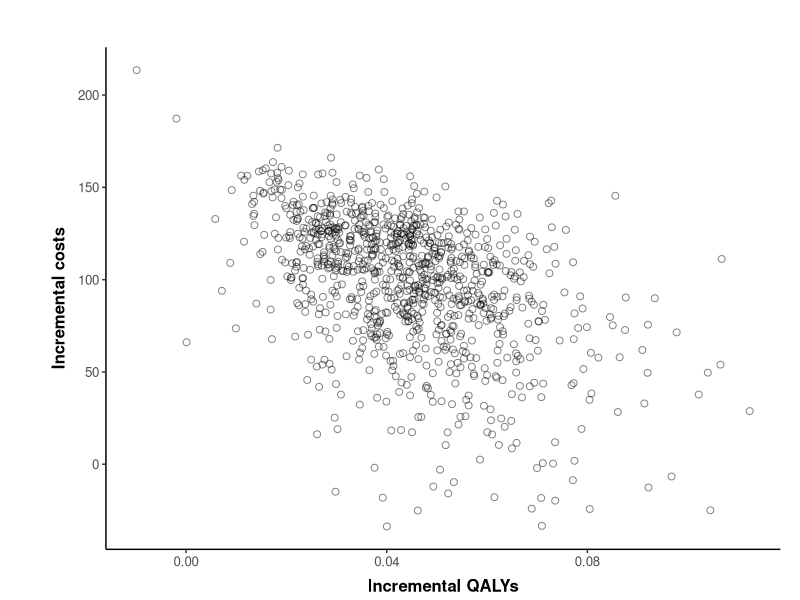
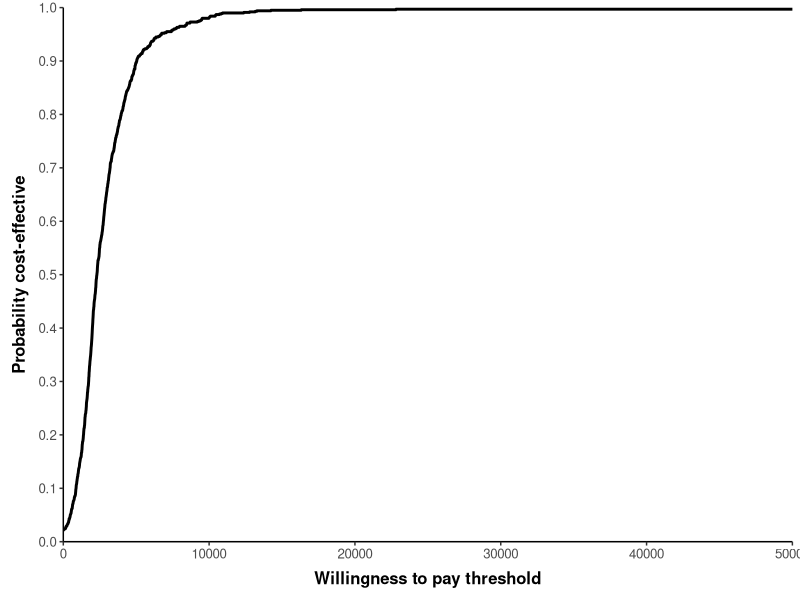
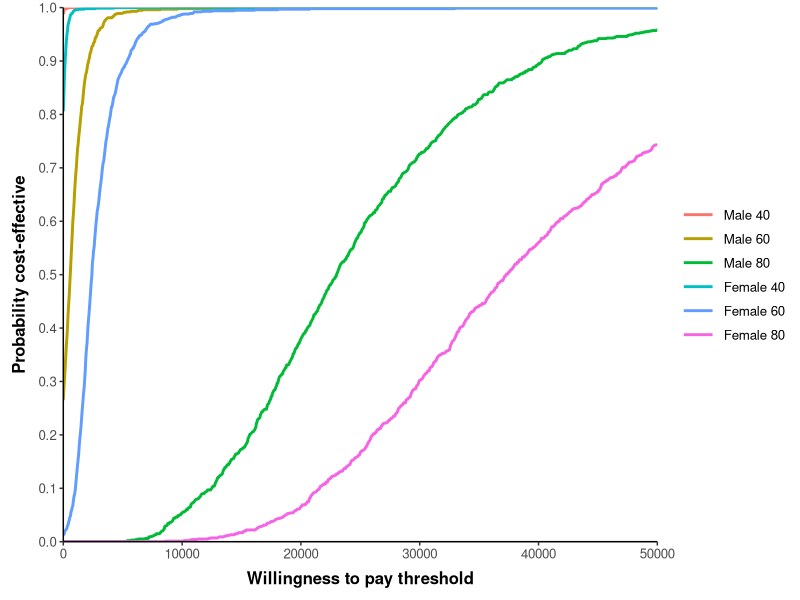

These figures' R source, in order:
############ THR model #########################

##### (1) Set-up Model ######
### PACKAGES USED
if(!require(ggplot2)) install.packages('ggplot2')
library(ggplot2)
if(!require(reshape2)) install.packages('reshape2')
library(reshape2)

#  Reading the data needed from csv files
life.tables <- read.csv("life-table.csv", header=TRUE) ## importing lifetable
colnames(life.tables) <- c("Age","Index","Males","Female") ## making sure column names are correct
hazard.function <- read.csv("hazardfunction.csv", header=TRUE) ## importing the hazard inputs from the regression analysis
cov.55 <- read.csv("cov55.csv",row.names=1,header=TRUE) ## importing the covariance matrix

### Structural inputs
state.names <- c("PrimaryTHR","SuccessP","RevisionTHR","SuccessR","Death")
n.states <- length(state.names) # number of states in the model
seed <- c(1,0,0,0,0) #  Seed the starting states of the model
cycles <- 60 ## number of cycles running the model
cycle.v <- 1:cycles ## a vector of cycle numbers 1 - 60
cDR <- 0.06 ## set the discount rate for costs (6%)
oDR <- 0.015 ## set the discount rate for outcomes (15%)
discount.factor.c <- 1/(1+cDR)^cycle.v ## the discount factor matrix
discount.factor.o <- 1/(1+oDR)^cycle.v  ## discount factor matrix for utility 

##### (2) DETERMINISTIC PARAMETERS ######

# COSTS:
cSP0 <- 394 ## Cost of standard prosthesis
cNP1 <- 579 ## Cost of new prosthesis 1
cPrimary <- 0  ## Cost of a primary THR procedure - set to 0 for this model 
cSuccess <- 0 ## Cost of success - set to 0 for this model


### (3) Define Hazard function ####

## Coefficients - on the log hazard scale
mn.lngamma <- hazard.function$coefficient[1] ## Ancilliary parameter in Weibull distribution - equivalent to lngamma coefficient
mn.cons <- hazard.function$coefficient[2] ##Constant in survival analysis for baseline hazard
mn.ageC <- hazard.function$coefficient[3] ## Age coefficient in survival analysis for baseline hazard
mn.maleC <- hazard.function$coefficient[4] ## Male coefficient in survival analysis for baseline hazard
mn.NP1 <- hazard.function$coefficient[5]
mn <- c(mn.lngamma, mn.cons,mn.ageC,mn.maleC,mn.NP1) ## vector of mean values from the regression analysis
cholm <- t(chol(t(cov.55))) ## lower triangle of the Cholesky decomposition


#### (4) Defining shape and scale parameters ####
mn.cRevision <- 5294 ## mean cost of revision surgery
se.cRevision <- 1487 ## standard error of cost of revision surgery
a.cRevision <- (mn.cRevision/se.cRevision)^2 ## alpha value for cost of revision surgery 
b.cRevision <- (se.cRevision^2)/mn.cRevision ## beta value for cost of revision surgery

###  Transition probabilities - alpha & beta values:
a.PTHR2dead <- 2 ## alpha value for operative mortality from primary surgery
b.PTHR2dead <- 100- a.PTHR2dead ## beta value for operative mortality from primary surgery
a.rrr <- 4   ## alpha value for re-revision risk
b.rrr <- 100-a.rrr  ## beta value for re-revision risk

##  UTILITIES:
# primary prosthesis
mn.uSuccessP <- 0.85 ## mean utility value for successful primary prosthesis
se.uSuccessP <- 0.03 ## standard errror utility value for successful primary prosthesis
ab.uSuccessP <- mn.uSuccessP*(1-mn.uSuccessP)/(se.uSuccessP^2)-1 ## estimating alpha plus beta (ab)
a.uSuccessP <- mn.uSuccessP*ab.uSuccessP ## estimating alpha (a)
b.uSuccessP <- a.uSuccessP*(1-mn.uSuccessP)/mn.uSuccessP ## estimating beta (b)
## revision surgery
mn.uSuccessR <- 0.75 ## mean utility value for having a successful Revision THR
se.uSuccessR <- 0.04 ## standard error utility value for having a successful Revision THR
ab.uSuccessR <- mn.uSuccessR*(1-mn.uSuccessR)/(se.uSuccessR^2)-1 ## alpha + beta (ab)
a.uSuccessR <- mn.uSuccessR*ab.uSuccessR ## alpha (a)
b.uSuccessR <- a.uSuccessR*(1-mn.uSuccessR)/mn.uSuccessR ## beta(b)
## during the revision period 
mn.uRevision <- 0.30 ## mean utility score during the revision period
se.uRevision <- 0.03 ## standard error utility score during the revision period
ab.uRevision <- mn.uRevision*(1-mn.uRevision)/(se.uRevision^2)-1 ## alpha + beta (ab)
a.uRevision  <- mn.uRevision*ab.uRevision ## alpha (a)
b.uRevision  <- a.uRevision*(1-mn.uRevision)/mn.uRevision ## beta(b)

#####**** (5) SET UP SAMPLE FUNCTION ******#####

sim.runs <- 1000 

psa.sampling <- function(age = 60, male = 0, sim.runs = 1000){
  #### FUNCTION: sample probablistic parameters according to age and sex
  #### INPUTS: age (numeric), male (0 for female, 1 for male), though 
  #### other variables which are defined above are called within the function
  ### e.g. cycles
  #### OUTPUTS: a list with data frames and vectors for probablistic parameters 
  
  ###  Transition probabilities
  tp.PTHR2dead <- rbeta(sim.runs, a.PTHR2dead, b.PTHR2dead) ## OMR following primary THR
  tp.RTHR2dead <- rbeta(sim.runs, a.PTHR2dead, b.PTHR2dead)  ## OMR following revision THR
  ## creating a data.frame of sampled transition probabilites
  omr.df <- data.frame(tp.PTHR2dead, tp.RTHR2dead) 
  tp.rrr.vec <-rbeta(sim.runs, a.rrr, b.rrr) ## Re-revision risk transitions vector
  ###  Costs
  c.revision.vec <- rgamma(sim.runs, shape=a.cRevision, scale=b.cRevision) ## Gamma distribution draw for cost of revision surgery
  ##  Utilities
  uSuccessP <- rbeta(sim.runs, a.uSuccessP, b.uSuccessP) 
  uSuccessR <- rbeta(sim.runs, a.uSuccessR, b.uSuccessR) 
  uRevision <- rbeta(sim.runs, a.uRevision, b.uRevision) 
  ## Make a data frame to pass into the function
  state.utilities.df <- data.frame(uprimary=rep(0, sim.runs), 
                                   uSuccessP, uRevision, uSuccessR,
                                   udeath=rep(0, sim.runs))
  
  ## (6) Hazard function sampling ####
  z <- matrix(rnorm(5*sim.runs, 0, 1), nrow = sim.runs, ncol = 5) ## 5 random draws, by sim.runs
  r.table <- matrix(0, nrow = sim.runs, ncol = 5)
  colnames(r.table) <- c("lngamma", "cons", "age", "male", "NP1")
  
  for(i in 1:sim.runs){
    Tz <- cholm %*% z[i,] 
    x <- mn + Tz 
    r.table[i,] <- x[,1]
  }
  
  r <- as.data.frame(r.table)
  gamma.vec <- exp(r$lngamma)
  lambda.vec <- exp(r$cons + age * r$age + male*r$male)
  RR.vec <- exp(r$NP1)
  survival.df <- data.frame(gamma.vec,lambda.vec)## creating a data.frame with the parameters
  
  #### (7) Life-table sampling #####
  
  # set life table values beased on age and sex (not probablistic but dependent on)
  # age and sex variables chosen
  current.age <- age + cycle.v ## a vector of cohort age throughout the model
  interval <- findInterval(current.age, life.tables$Index)
  death.risk <- data.frame(age = current.age, males = life.tables[interval,3], females = life.tables[interval,4])
  col.key <- 3-male 
  mortality.vec <- death.risk[,col.key]
  
  ## combine outputs
  sample.output <- list(RR.vec = RR.vec,
                        omr.df = omr.df,
                        tp.rrr.vec = tp.rrr.vec,
                        survival.df = survival.df,
                        c.revision.vec = c.revision.vec,
                        state.utilities.df = state.utilities.df,
                        mortality.vec = mortality.vec)
  return(sample.output)
}

sample.output <- psa.sampling()

### (8) Defining outputs from sampling #####
RR.vec <- sample.output$RR.vec
omr.df <- sample.output$omr.df
tp.rrr.vec <- sample.output$tp.rrr.vec
survival.df <- sample.output$survival.df
c.revision.vec <- sample.output$c.revision.vec 
state.utilities.df <- sample.output$state.utilities.df 
mortality.vec <- sample.output$mortality.vec
## take a look at the above vectors and data.frames to see the samples produced
## these are defined out of the list here for use in the value of information analysis later on

####***** (9) THR MODEL FUNCTION ****#####
model.THR <- function(RR.NP1, ## from RR.vec
                      omr,  ## from omr.df
                      tp.rrr, ## from tp.rrr.vec
                      survival, ## from survival.df
                      c.revision, ## from c.revision.vec
                      state.util,## from state.utilities.df
                      mortality.vec) { ## background mortality based on life tables for age/sex combination
  ### FUNCTION: Run the THR model on the deterministic and probablistic parameters
  ## INPUTS: 3 data.frame rows (1 row from omr.df, survival.df & state.utilities.df) 
  ##        and 3 vector values (1 value from vectors; c.revision.vector, tp.rrr.vector, RR.vec)though 
  #### other variables which are defined above are called within the function
  ### e.g. cycles & age/sex are set in the psa.sampling function
  ## OUTPUTS: a labelled numeric output providing costs and qalys for SP0 and NP1, given the set of input parameters
  
  ## First, we need to unpack values from the data.frames provided to the function 
  # COSTS:
  state.costs<-c(cPrimary, cSuccess, c.revision, cSuccess, 0) ## a vector with the costs for each state
  # UTILITIES:
  state.utilities <- unlist(state.util)
  # TRANSITIONS
  tp.PTHR2dead <- unlist(omr[1,1])
  tp.RTHR2dead <- unlist(omr[1,2])
  gamma <- unlist(survival[1,1])
  lambda <- unlist(survival[1,2])
  
  ### (10) Integrating revision and mortality risks #### 
  revision.risk.sp0 <- 1- exp(lambda * ((cycle.v-1) ^gamma-cycle.v ^gamma))
  revision.risk.np1 <- 1- exp(lambda * RR.NP1 * ((cycle.v-1) ^gamma-cycle.v ^gamma))
  # Transition arrays
  tm.SP0 <- array(data=0,dim=c(n.states, n.states, cycles),
                  dimnames= list(state.names, state.names, 1:cycles)) ## an empty array of dimenions (number of states, number of states, number of cycles)
  # Now using vectorisation to complete this 
  tm.SP0["PrimaryTHR","Death",] <- tp.PTHR2dead 
  tm.SP0["PrimaryTHR","SuccessP",] <- 1 - tp.PTHR2dead 
  tm.SP0["SuccessP","RevisionTHR",] <- revision.risk.sp0 
  tm.SP0["SuccessP","Death",] <- mortality.vec
  tm.SP0["SuccessP","SuccessP",] <- 1 - revision.risk.sp0 - mortality.vec
  tm.SP0["RevisionTHR","Death",] <- tp.RTHR2dead + mortality.vec
  tm.SP0["RevisionTHR","SuccessR",] <- 1 - tp.RTHR2dead - mortality.vec
  tm.SP0["SuccessR","RevisionTHR",] <- tp.rrr
  tm.SP0["SuccessR","Death",] <- mortality.vec
  tm.SP0["SuccessR","SuccessR",] <- 1 - tp.rrr - mortality.vec
  tm.SP0["Death","Death",] <- 1 
  #  Create a trace for the standard prosthesis arm
  trace.SP0 <- matrix(data=0, nrow=cycles, ncol=n.states)
  colnames(trace.SP0) <- state.names
  
  trace.SP0[1,] <- seed%*%tm.SP0[,,1]
  
  for (i in 2:cycles) trace.SP0[i,] <- trace.SP0[i-1,]%*%tm.SP0[,,i]
  #### (11)  NP1 ARM #####
  tm.NP1 <- array(data=0,dim=c(n.states, n.states, cycles),
                  dimnames= list(state.names, state.names, 1:cycles)) ## an empty array of dimenions (number of states, number of states, number of cycles)
  ## naming all dimensions
  ### create a loop that creates a time dependent transition matrix for each cycle
  tm.NP1["PrimaryTHR","Death",] <- tp.PTHR2dead ## Primary THR either enter the death state or.. or..
  tm.NP1["PrimaryTHR","SuccessP",] <- 1 - tp.PTHR2dead ## they go into the success THR state 
  tm.NP1["SuccessP","RevisionTHR",] <- revision.risk.np1 ## revision risk with NP1 treatment arm 
  tm.NP1["SuccessP","Death",] <- mortality.vec
  tm.NP1["SuccessP","SuccessP",] <- 1 - revision.risk.np1 - mortality.vec
  tm.NP1["RevisionTHR","Death",] <- tp.RTHR2dead + mortality.vec
  tm.NP1["RevisionTHR","SuccessR",] <- 1 - tp.RTHR2dead - mortality.vec
  tm.NP1["SuccessR","RevisionTHR",] <- tp.rrr
  tm.NP1["SuccessR","Death",] <- mortality.vec[i]
  tm.NP1["SuccessR","SuccessR",] <- 1 - tp.rrr - mortality.vec
  tm.NP1["Death","Death",] <- 1 
  
  #  Create a trace for the standard prosthesis arm
  trace.NP1 <- matrix(data=0,nrow=cycles,ncol=n.states)
  colnames(trace.NP1) <- state.names
  trace.NP1[1,] <- seed%*%tm.NP1[,,1]
  for (i in 2:cycles) trace.NP1[i,] <- trace.NP1[i-1,]%*%tm.NP1[,,i]
  
  #### (12) Analysis #####
  # COST #
  cost.SP0 <- trace.SP0%*%state.costs  
  disc.cost.SP0 <- (discount.factor.c%*%cost.SP0) + cSP0   
  cost.NP1 <- trace.NP1%*%state.costs  
  disc.cost.NP1 <- (discount.factor.c%*%cost.NP1) + cNP1 
  
  # QALYS #
  QALYs.SP0 <- trace.SP0%*%state.utilities ## utility per cycle
  disc.QALYs.SP0 <- colSums(discount.factor.o%*%QALYs.SP0) ## total discounted utility
  QALYs.NP1 <- trace.NP1%*%state.utilities ## utility per cycle
  disc.QALYs.NP1 <- colSums(discount.factor.o%*%QALYs.NP1) ## total discounted utility
  
  output <- c(cost.SP0 = disc.cost.SP0,
              qalys.SP0 = disc.QALYs.SP0,
              cost.NP1 = disc.cost.NP1,
              qalys.NP1 = disc.QALYs.NP1,
              inc.cost = disc.cost.NP1 - disc.cost.SP0,
              inc.qalys = disc.QALYs.NP1 - disc.QALYs.SP0)
  
  return(output)
  
}

#### (13) Running the simulations ########

## creating an empty data.frame for simulation results to fill:
simulation.results <- data.frame("cost.SP0" = rep(as.numeric(NA), sim.runs), ## use the rep() function to create sim.runs rows of values
                                 "qalys.SP0"= rep(as.numeric(NA),sim.runs),
                                 "cost.NP1" = rep(as.numeric(NA),sim.runs),
                                 "qalys.NP1" = rep(as.numeric(NA), sim.runs),
                                 "inc.cost" = rep(as.numeric(NA),sim.runs),
                                 "inc.qalys"=  rep(as.numeric(NA),sim.runs))


## running the simulations and filling the simulation.results data.frame:
for(i in 1:sim.runs){
  simulation.results[i,] <-model.THR(RR.vec[i], omr.df[i,],  
                                     tp.rrr.vec[i], survival.df[i,],
                                     c.revision.vec[i], 
                                     state.utilities.df[i,], mortality.vec) 
  
}


### (14) Estimating average net monetary benefit ####

p.CE<-function(WTP, simulation.results) {# Estimate the probability of cost-effectiveness for a given willingness-to-pay ceiling ratio
  ## a function that estimates the probability of the new intervention
  # being cost-effective 
  # INPUTS: WTP = willingness to pay value (numeric)
  #         simulation.results = a data.frame output of PSA simulations which includes
  #         columns names "inc.qalys" and "inc.cost"   
  # OUTPUTS: A numeric value specifying the probability of cost-effectiveness given the inputs
  nmb <- simulation.results[,"inc.qalys"]*WTP - simulation.results[,"inc.cost"] ## vector of NMB estimates for each simulation length 1:sim.runs
  CE <- nmb>0   ## vector of TRUE/FALSE for each simulation length 1:sim.runs
  probCE<- mean(CE) ## the mean value of TRUE (=1) and FALSE (=0)
  return(probCE)
}

# Generate CEAC table
WTP.values <- seq(from = 0, to = 50000, by = 10) ## use the seq() function to get a vector of specified numeric values
CEAC <- data.frame(WTP = WTP.values, 
                   pCE = rep(as.numeric(NA),length(WTP.values)))

for (i in 1:length(WTP.values)) {
  CEAC[i,"pCE"]<- p.CE(CEAC[i,"WTP"], simulation.results)
}

##### (15) Subgroup Analyses ######

# CREATE ARRAY TO STORE THE RESULTS OF THE MODEL IN EACH SUBGROUP
subgroups.names <- c("Male 40", "Male 60", "Male 80", "Female 40", "Female 60", "Female 80")
subgroups.n <- length(subgroups.names)
simulation.subgroups <- array(data = 0, dim = c(sim.runs, length(colnames(simulation.results)), subgroups.n),
                              dimnames = list(1:sim.runs, colnames(simulation.results),subgroups.names))

# Run model for each subgroup, inputting the age and sex into the function, and record results within the array
sample.sub <- list()
sample.sub[[1]]<- psa.sampling(age = 40, male = 1)
sample.sub[[2]]<- psa.sampling(age = 60, male = 1)
sample.sub[[3]]<- psa.sampling(age = 80, male = 1)
sample.sub[[4]]<- psa.sampling(age = 40, male = 0)
sample.sub[[5]]<- psa.sampling(age = 60, male = 0)
sample.sub[[6]]<- psa.sampling(age = 80, male = 0)

for(i in 1:sim.runs){ 
  for(j in 1:6){ ## column = each subgroup
    simulation.subgroups[i,,j] <- model.THR(sample.sub[[j]]$RR.vec[i], sample.sub[[j]]$omr.df[i,],  sample.sub[[j]]$tp.rrr.vec[i], 
                                            sample.sub[[j]]$survival.df[i,],sample.sub[[j]]$c.revision.vec[i], 
                                            sample.sub[[j]]$state.utilities.df[i,], mortality.vec = sample.sub[[j]]$mortality.vec)
  }
}

# Create a CEAC table with lambda value sequence
WTP.values <- seq(from = 0, to = 50000, by = 50)
CEAC.subgroups <- matrix(data= as.numeric(NA), nrow=length(WTP.values), ncol=subgroups.n + 1)
CEAC.subgroups <- as.data.frame(CEAC.subgroups)
colnames(CEAC.subgroups) <- c("WTP", subgroups.names)
# Estimate probability cost-effective for all subgroups
for (i in 1:length(WTP.values)) {
  CEAC.subgroups[i,1]<-WTP.values[i]
  CEAC.subgroups[i,2]<-p.CE(WTP.values[i], simulation.subgroups[,,1])
  CEAC.subgroups[i,3]<-p.CE(WTP.values[i], simulation.subgroups[,,2])
  CEAC.subgroups[i,4]<-p.CE(WTP.values[i], simulation.subgroups[,,3])
  CEAC.subgroups[i,5]<-p.CE(WTP.values[i], simulation.subgroups[,,4])
  CEAC.subgroups[i,6]<-p.CE(WTP.values[i], simulation.subgroups[,,5])
  CEAC.subgroups[i,7]<-p.CE(WTP.values[i], simulation.subgroups[,,6])
}


######***PLOTS****#####################

#### (16) COST-EFFECTIVENESS PLANE #####
## Plotting:
xlabel = "Incremental QALYs"
ylabel = "Incremental costs"
ggplot(simulation.results) + 
  geom_point(shape = 21, size = 2, colour = "black", fill = NA, alpha = 0.5, aes(x=inc.qalys, y=inc.cost)) + 
  labs(x = xlabel, text = element_text(size=10)) + labs (y = ylabel, text = element_text(size=10)) + theme_classic() +
  theme(legend.title = element_blank(), axis.title=element_text(face="bold"), 
        axis.title.x = element_text(margin = margin(t = 7, r = 0, b = 3, l = 0)), 
        axis.title.y = element_text(margin = margin(t = 0, r = 7, b = 0, l = 3)), 
        panel.grid.major = element_blank(), panel.grid.minor = element_blank(), 
        legend.key.width=unit(1.8,"line"), text = element_text(size=12),
        plot.margin=unit(c(1.2,0.5,0,1.2),"cm"))


## plotting:
xlabel = "Willingness to pay threshold"
ylabel = "Probability cost-effective"
ggplot(CEAC) + geom_line(aes(x=WTP, y=pCE), size=1) + 
  labs(x = xlabel, text = element_text(size=10)) + labs(y = ylabel, text = element_text(size=10)) + theme_classic() +
  theme(legend.title = element_blank(), axis.title=element_text(face="bold"), 
        axis.title.x = element_text(margin = margin(t = 7, r = 0, b = 3, l = 0)), 
        axis.title.y = element_text(margin = margin(t = 0, r = 7, b = 0, l = 3)), 
        panel.grid.major = element_blank(), panel.grid.minor = element_blank(), 
        legend.key.width=unit(1.8,"line"), text = element_text(size=12)) + 
  scale_x_continuous(expand = c(0, 0.1)) + 
  scale_y_continuous(limits = c(0,1), breaks=seq(0,1,0.1), expand = c(0, 0))

### (17) COST-EFFECTIVENESS ACCEPTABILITY CURVES ####
## To plot the CEAC for subgroups We need to reshape the data from wide to long to use in ggplot 
CEAC.subgroups.long <- melt(CEAC.subgroups, id.vars = c("WTP"))
colnames(CEAC.subgroups.long) <- c("WTP", "group", "pCE")
## plotting:
xlabel = "Willingness to pay threshold"
ylabel = "Probability cost-effective"
ggplot(CEAC.subgroups.long) + geom_line(aes(x=WTP, y=pCE, color=group), size=1) + 
  labs(x = xlabel, text = element_text(size=10)) + labs(y = ylabel, text = element_text(size=10)) + theme_classic() +
  theme(legend.title = element_blank(), axis.title=element_text(face="bold"), 
        axis.title.x = element_text(margin = margin(t = 7, r = 0, b = 3, l = 0)), 
        axis.title.y = element_text(margin = margin(t = 0, r = 7, b = 0, l = 3)), 
        panel.grid.major = element_blank(), panel.grid.minor = element_blank(), 
        legend.key.width=unit(1.8,"line"), text = element_text(size=12)) + 
  scale_x_continuous(expand = c(0, 0.1)) + 
  scale_y_continuous(limits = c(0,1), breaks=seq(0,1,0.1), expand = c(0, 0))
